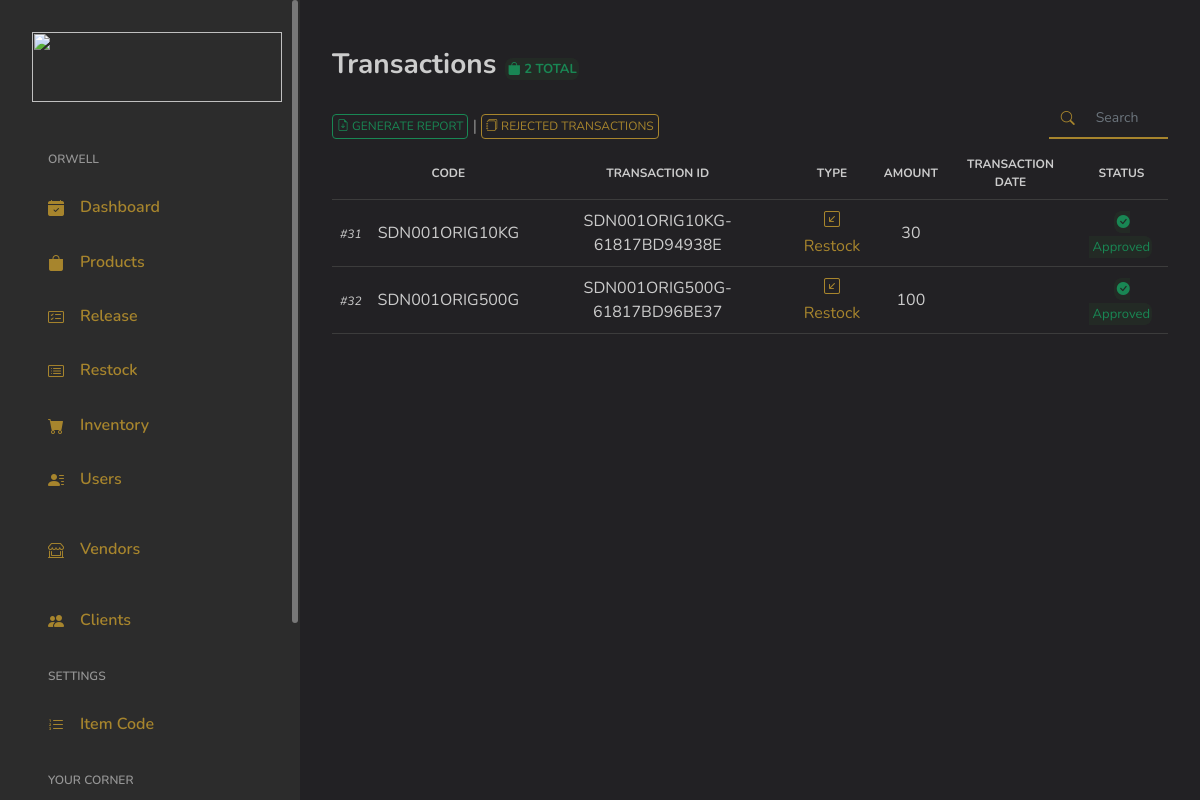
The page /index.php/admin/view_transactions on the database as committed earlier.
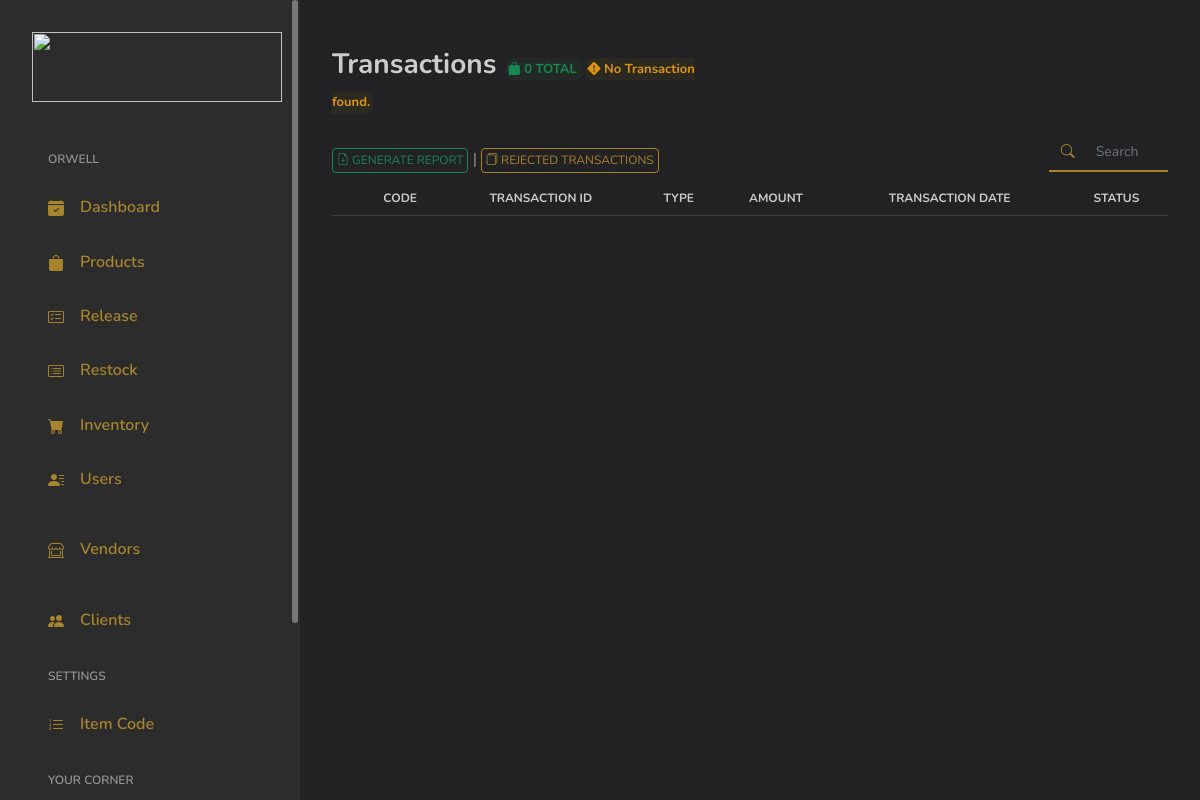
The same page on the database as committed later.
### tables this page shows
CREATE TABLE `products_transactions` (
  `ID` int(11) NOT NULL,
  `Code` varchar(255) DEFAULT NULL,
  `TransactionID` varchar(255) DEFAULT NULL,
  `OrderNo` varchar(255) DEFAULT NULL,
  `Type` tinyint(1) DEFAULT NULL COMMENT '0 = Restocked; 1 = Released;',
  `Amount` int(255) DEFAULT 0,
  `PriceUnit` varchar(255) DEFAULT '0',
  `InStock` int(255) DEFAULT 0,
  `Date` varchar(255) DEFAULT NULL,
  `DateAdded` varchar(255) DEFAULT NULL,
  `Status` int(11) NOT NULL COMMENT '0 = for approval\r\n1 = approved',
  `Date_Approval` varchar(255) DEFAULT NULL,
  `UserID` varchar(255) DEFAULT NULL
);

### application/controllers/Admin.php (called while the page is built, shortened)
<?php
class Admin extends MY_Controller {
	public $globalData = [];
	public function __construct()
	{
		$this->load->model('Model_Selects');
		$this->load->model('Model_Security');
		$this->load->model('Model_Inserts');
		$this->load->model('Model_Logbook');
	}
	public function view_transactions()
	{
		$data = [];
		$data = array_merge($data, $this->globalData);
		$header['pageTitle'] = 'Transactions';
		$data['globalHeader'] = $this->load->view('main/globals/header', $header);
		$this->load->view('admin/page_transactions', $data);
	}
}

### index.php (called while the page is built, shortened)
<?php
require_once BASEPATH.'core/CodeIgniter.php';

### application/models/Model_Selects.php (called while the page is built, shortened)
<?php
class Model_Selects extends CI_Model {
	public function GetTransactionsByUserID($userID)
	{
		$this->db->select('*');
		$this->db->where('UserID', $userID);
		$this->db->order_by('DateAdded', 'desc');
		$result = $this->db->get('products_transactions');
		return $result;
	}
}

### application/views/admin/page_transactions.php (the view, shortened to what this page needs)
<?php
if ($this->session->userdata('Privilege') > 1) {
	$getAllTransactions = $this->Model_Selects->getAllTransactions();
} else {
	$getAllTransactions = $this->Model_Selects->GetTransactionsByUserID($this->session->userdata('UserID'));
}
?>
</head>
<body>
<div id="app">
	<?php $this->load->view('main/template/sidebar') ?>
	<div id="main">
		<div class="page-heading">
			<div class="page-title">
				<div class="row">
					<div class="col-12 col-md-6">
						<h3>Transactions
							<span class="text-center success-banner-sm">
								<i class="bi bi-bag-fill"></i> <?=$getAllTransactions->num_rows();?> TOTAL
							</span>
							<?php if ($getAllTransactions->num_rows() <= 0): ?>
								<span class="info-banner-sm">
									<i class="bi bi-exclamation-diamond-fill"></i> No Transaction found.
								</span>
							<?php endif; ?>
						</h3>
					</div>
					<div class="col-sm-12 col-md-10 pt-4 pb-2">
						<button type="button" class="generate-prompt-btn btn btn-sm-success" style="font-size: 12px;"><i class="bi bi-file-earmark-arrow-down"></i> GENERATE REPORT</button>
						|
						<button type="button" class="btn btn-sm-primary" style="font-size: 12px;"><i class="bi bi-journals"></i> REJECTED TRANSACTIONS</button>
					</div>
					<div class="col-sm-12 col-md-2 mr-auto pt-4 pb-2" style="margin-top: -15px;">
						<div class="input-group">
							<div class="input-group-prepend">
								<span class="input-group-text" style="font-size: 14px;"><i class="bi bi-search h-100 w-100" style="margin-top: 5px;"></i></span>
							</div>
							<input type="text" id="tableSearch" class="form-control" placeholder="Search" style="font-size: 14px;">
						</div>
					</div>
				</div>
			</div>
			<section class="section">
				<div class="table-responsive">
					<table id="productsTable" class="standard-table table">
						<thead style="font-size: 12px;">
							<th class="text-center"></th>
							<th class="text-center">CODE</th>
							<th class="text-center">TRANSACTION ID</th>
							<th class="text-center">TYPE</th>
							<th class="text-center">AMOUNT</th>
							<th class="text-center">TRANSACTION DATE</th>
							<th class="text-center">STATUS</th>
						</thead>
						<tbody>
							<?php
							if ($getAllTransactions->num_rows() > 0):
								foreach ($getAllTransactions->result_array() as $row): ?>
									<tr class="tr_class_modal" id="<?=$row['TransactionID']?>">
										<td class="text-center">
											<span class="db-identifier" style="font-style: italic; font-size: 12px;"><?=$row['ID']?></span>
										</td>
										<td class="text-center">
											<?=$row['Code']?>
										</td>
										<td class="text-center">
											<?=$row['TransactionID']?>
										</td>
										<td class="text-center">
											<?php
											switch ($row['Type']) {
												case '0':
													echo '<span class="text-primary"><i class="bi bi-arrow-down-left-square"></i> Restock</span>';
													break;
											}
											?>
										</td>
										<td class="text-center">
											<?=$row['Amount']?>
										</td>
										<td class="text-center">
										</td>
										<td class="text-center">
											<?php
											switch ($row['Status']) {
												case '1':
													echo '<span class="text-center success-banner-sm">
															<i class="bi bi-check-circle-fill"></i>&nbsp;Approved
														</span>';
													break;
											}
											?>
										</td>
									</tr>
							<?php endforeach;
							endif; ?>
						</tbody>
					</table>
				</div>
			</section>
		</div>
	</div>
</div>
</body>
</html>

### application/views/main/globals/header.php (shortened to what this page needs)
<!DOCTYPE html>
<html lang="en">
<head>
	<link rel="stylesheet" href="<?=base_url()?>/assets/css/bootstrap.css">
	<link rel="stylesheet" href="<?=base_url()?>/assets/vendors/perfect-scrollbar/perfect-scrollbar.css">
	<link rel="stylesheet" href="<?=base_url()?>/assets/vendors/bootstrap-icons/bootstrap-icons.css">
	<link rel="stylesheet" href="<?=base_url()?>/assets/css/app.css">
	<link href="<?=base_url();?>assets/css/style.css?v5" rel="stylesheet">

### application/views/main/template/sidebar.php (shortened to what this page needs)
<div id="sidebar" class="active">
	<div class="sidebar-wrapper active">
		<div class="sidebar-header">
			<div class="d-flex justify-content-between">
				<div class="logo">
					<a href="index.html"><img src="<?=base_url() . 'assets/images/manalok9_logo.png'?>" width="250" height="70"></a>
				</div>
			</div>
		</div>
		<div class="sidebar-menu">
			<ul class="menu">
				<li class="sidebar-title">ORWELL</li>
				<li class="sidebar-item sidebar-admin-dashboard">
					<a href="<?=base_url().'admin'?>" class='sidebar-link'>
						<i class="bi bi-calendar-check-fill"></i>
						<span>Dashboard</span>
					</a>
				</li>
				<li class="sidebar-item sidebar-admin-products">
					<a href="<?=base_url().'admin/products'?>" class='sidebar-link'>
						<i class="bi bi-bag-fill"></i>
						<span>Products</span>
					</a>
				</li>
				<li class="sidebar-item sidebar-admin-release_product">
					<a href="<?=base_url()?>admin/product_releasing" class='sidebar-link'>
						<i class="bi bi-card-checklist"></i>
						<span>Release </span>
					</a>
				</li>
				<li class="sidebar-item sidebar-admin-restock_product">
					<a href="<?=base_url()?>admin/product_restocking" class='sidebar-link'>
						<i class="bi bi-card-list"></i>
						<span>Restock </span>
					</a>
				</li>
				<li class="sidebar-item sidebar-admin-inventory">
					<a href="<?=base_url().'admin/inventory'?>" class='sidebar-link'>
						<i class="bi bi-cart-fill"></i>
						<span>Inventory</span>
					</a>
				</li>
				<li class="sidebar-item sidebar-admin-employees">
					<a href="<?=base_url().'admin/users'?>" class='sidebar-link'>
						<i class="bi bi-person-lines-fill"></i>
						<span>Users</span>
					</a>
				</li>
				<li class="sidebar-item sidebar-admin-vendors pt-3">
					<a href="<?=base_url().'admin/vendors'?>" class='sidebar-link'>
						<i class="bi bi-shop-window"></i>
						<span>Vendors</span>
					</a>
				</li>
				<li class="sidebar-item sidebar-admin-clients pt-3">
					<a href="<?=base_url().'admin/clients'?>" class='sidebar-link'>
						<i class="bi bi-people-fill"></i>
						<span>Clients</span>
					</a>
				</li>
				<li class="sidebar-title">SETTINGS</li>
				<li class="sidebar-item sidebar-admin-settings-itemcode">
					<a href="<?=base_url().'admin/settings_itemcodepage'?>" class='sidebar-link'>
						<i class="bi bi-list-ol"></i>
						<span>Item Code </span>
					</a>
				</li>
				<li class="sidebar-title">YOUR CORNER</li>
			</ul>
		</div>
	</div>
</div>

### assets/css/app.css (style rules this page uses)
.btn i,.btn svg { width:16px;height:16px }
#sidebar.active .sidebar-wrapper { left:0 }
.sidebar-wrapper { width:300px;height:100vh;position:fixed;top:0;z-index:10;overflow-y:auto;background-color:#fff;bottom:0;transition:left .5s ease-out }
.sidebar-wrapper .sidebar-header { padding:2rem 2rem 1rem;font-size:2rem;font-weight:700 }
.sidebar-wrapper .sidebar-header img { height:1.2rem }
.sidebar-wrapper .menu { margin-top:2rem;padding:0 2rem;font-weight:600 }
.sidebar-wrapper .menu .sidebar-title { padding:0 1rem;margin:1.5rem 0 1rem;font-size:1rem;list-style:none;font-weight:600;color:#25396f }
.sidebar-wrapper .menu .sidebar-link { display:block;padding:.7rem 1rem;font-size:1rem;display:flex;align-items:center;border-radius:.5rem;transition:all .5s;text-decoration:none;color:#25396f }
.sidebar-wrapper .menu .sidebar-link i,.sidebar-wrapper .menu .sidebar-link svg { color:#7c8db5 }
.sidebar-wrapper .menu .sidebar-link span { margin-left:1rem }
.sidebar-wrapper .menu .sidebar-item { list-style:none;margin-top:.5rem;position:relative }
.dataTable-table td,.dataTable-table thead th,.table td,.table thead th { vertical-align:middle }
.dataTable-table:not(.table-borderless) thead th,.table:not(.table-borderless) thead th { border-bottom:1px solid #dedede!important }
.bi { width:1rem;height:1rem }
#main { margin-left:300px;padding:2rem }
.page-heading { margin:0 0 2rem }
.page-heading h3 { font-weight:700 }
a { text-decoration:none }

### assets/css/style.css (style rules this page uses)
body { background-color: #222124; color: #8e8e8e; }
.h1, .h2, .h3, .h4, .h5, .h6, h1, h2, h3, h4, h5, h6 { color: #ccc; }
.form-control { border: none; border-radius: 0; border-bottom: 2px solid #a7852d; color: #ccc; background-color: transparent; }
.input-group>:not(:first-child):not(.dropdown-menu):not(.valid-tooltip):not(.valid-feedback):not(.invalid-tooltip):not(.invalid-feedback) { margin-left: -3px; }
.input-group-text { background-color: transparent; border: none; border-radius: 0; border-bottom: 2px solid #a7852d; color: #a7852d; }
a { color: #a7852d; }
.table, table { border-color: #3c3c3c; }
.table { color: #ccc; }
.dataTable-table:not(.table-borderless) thead th, .table:not(.table-borderless) thead th { border-bottom: 1px solid #3c3c3c !important; }
.sidebar-wrapper .sidebar-header img { height: 100%; }
.sidebar-wrapper { background-color: #2c2c2c; }
.sidebar-wrapper .menu .sidebar-link { color: #a7852d; }
.sidebar-wrapper .menu .sidebar-link i, .sidebar-wrapper .menu .sidebar-link svg { color: #a7852d; }
.sidebar-wrapper .menu .sidebar-title { color: #ccc; }
.bi { vertical-align: -.125em; width: 1em; height: 1em; }
.sidebar-title { font-size: 0.75rem !important; opacity: 0.66; }
.info-banner-sm { font-size: 13px; color: #de940c; margin: 0.08rem; border-radius: 8px; padding: 0.15rem; background-color: rgba(155, 155, 0, 0.08); }
.success-banner-sm { font-size: 13px; color: #198754; margin: 0.08rem; border-radius: 8px; padding: 0.15rem; background-color: rgba(55, 155, 55, 0.08); }
.btn-sm-primary { border: 1px solid #a7852d; background-color: transparent; color: #a7852d; padding: 2px 4px; font-size: 12px; cursor: pointer; }
.btn-sm-success { border: 1px solid #198754; background-color: transparent; color: #198754; padding: 2px 4px; font-size: 12px; cursor: pointer; }
.text-primary { color: #a7852d !important; }
.db-identifier:before { content: "#"; }

Rows that differ between the two databases and show on the page:
removed products_transactions: ID "31", Code "SDN001ORIG10KG", TransactionID "SDN001ORIG10KG-61817BD94938E", Type 0 (drawn), Amount "30", Status 1 (drawn)
removed products_transactions: ID "32", Code "SDN001ORIG500G", TransactionID "SDN001ORIG500G-61817BD96BE37", Type 0 (drawn), Amount "100", Status 1 (drawn)
Other text that changed with them:
$getAllTransactions->num_rows(): "2" → "0"
text now shown: "No Transaction found."
